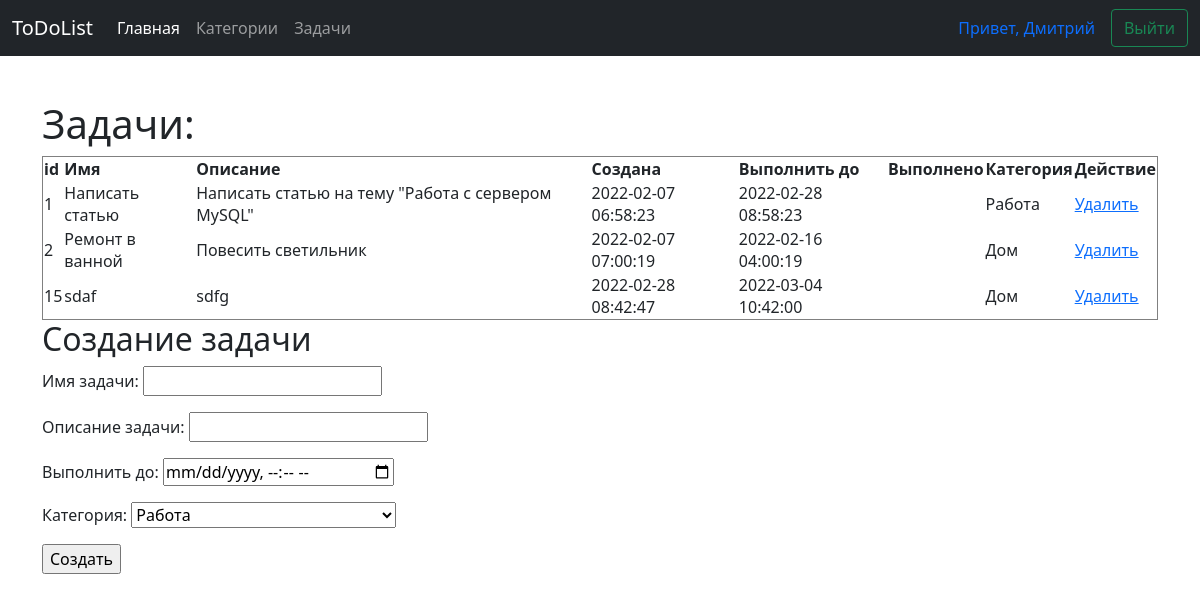
Page /index.php?page=t (signed in) on the committed database.
### tables this page shows
CREATE TABLE `task` (
  `id` int(10) UNSIGNED NOT NULL,
  `name` varchar(255) NOT NULL,
  `description` text,
  `created_at` datetime DEFAULT NULL,
  `deadline` datetime DEFAULT NULL,
  `done` int(11) DEFAULT NULL,
  `id_category` int(10) UNSIGNED NOT NULL,
  `id_user` int(10) UNSIGNED NOT NULL
);

CREATE TABLE `category` (
  `id` int(10) UNSIGNED NOT NULL,
  `name` varchar(255) NOT NULL,
  `id_user` int(10) UNSIGNED NOT NULL
);

### tasks.php (the view)
<h1>Задачи:</h1>
<table border='1'>
    <?php
    echo '<tr>
            <th>id</th>
            <th>Имя</th>
            <th>Описание</th>
            <th>Создана</th>
            <th>Выполнить до</th>
            <th>Выполнено</th>
            <th>Категория</th>
            <th>Действие</th>
           </tr>';
    $result = $conn->query("SELECT *, task.id AS id_task, category.name AS cname, task.name AS tname FROM task, category WHERE task.id_category=category.id AND task.id_user=".$_SESSION['id']);
    while ($row = $result->fetch()) {
        echo '<tr>';
        echo '<td>'.$row['id'].'</td>
              <td>'.$row['tname'].'</td>
              <td>'.$row['description'].'</td>
              <td>'.$row['created_at'].'</td>
              <td>'.$row['deadline'].'</td>
              <td>'.$row['done'].'</td>
              <td>'.$row['cname'].'</td>';
        echo '<td><a href=deletetask.php?id='.$row['id_task'].'>Удалить</a></td>';
        echo '</tr>';
    }
    ?>
</table>

### rows in the picture
task: id_category "1", name "Написать статью", description "Написать статью на тему \"Работа с сервером MySQL\"", created_at "2022-02-07 06:58:23", deadline "2022-02-28 08:58:23", id_category.name "Работа"
task: id_category "2", name "Ремонт в ванной", description "Повесить светильник", created_at "2022-02-07 07:00:19", deadline "2022-02-16 04:00:19", id_category.name "Дом"
task: id_category "15", name "sdaf", description "sdfg", created_at "2022-02-28 08:42:47", deadline "2022-03-04 10:42:00", id_category.name "Дом"

### other values in the picture
$_SESSION['firstname'] "Дмитрий"
form field id_category "Работа"
